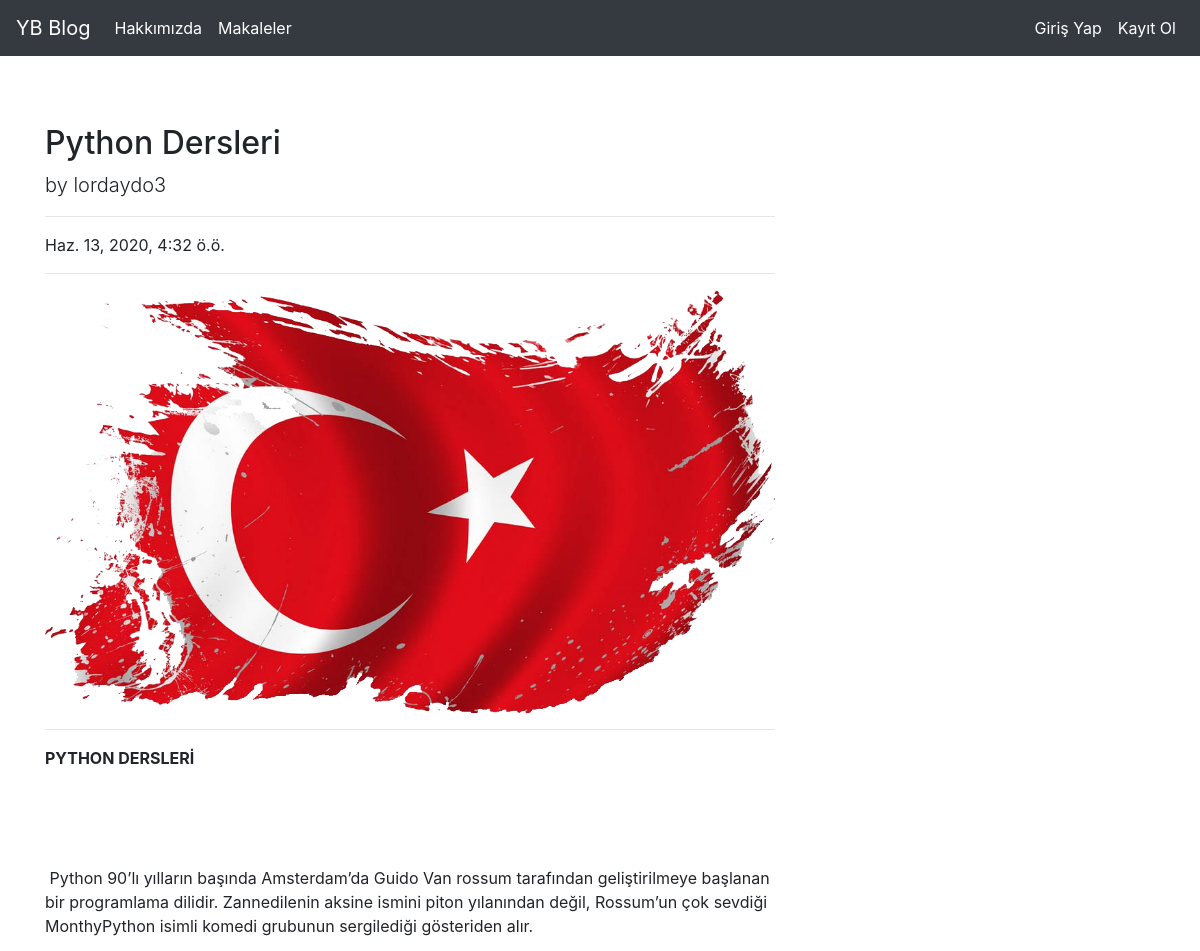
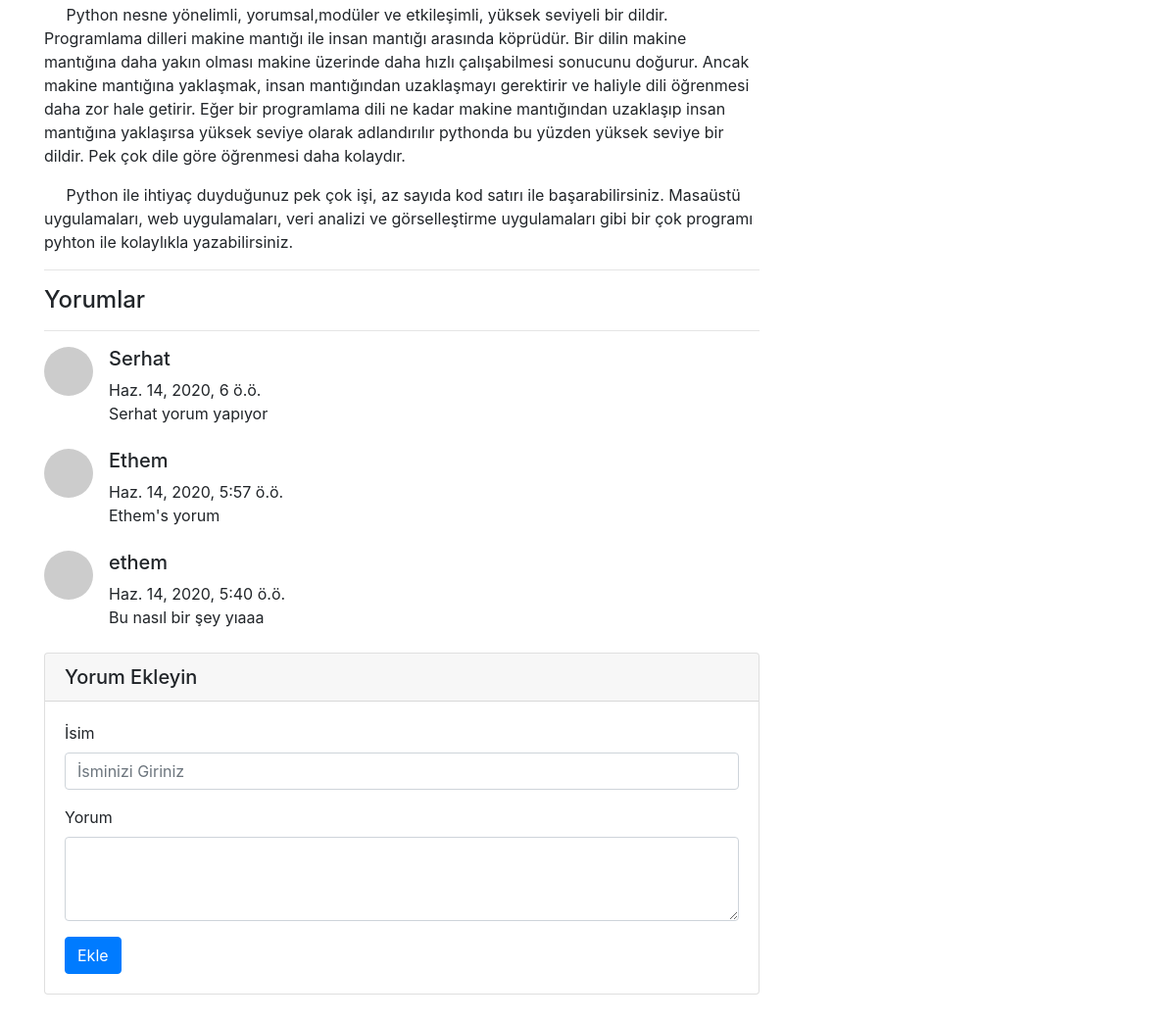
Screenshot of /articles/article/14 with the database file from the repository (2 pictures, top to bottom).
### article/models.py (models this page shows, shortened)
class Article(models.Model):
    author = models.ForeignKey("auth.User",on_delete = models.CASCADE,verbose_name = "Yazar")
    title = models.CharField(max_length= 50,verbose_name= "Başlık")
    content = RichTextField()
    created_date = models.DateTimeField(auto_now_add= True,verbose_name= "Oluşturulma Tarihi")
    article_image = models.FileField(blank = True,null = True,verbose_name="Makaleye Fotoğraf Ekleyin")
    objects = models.Manager()
    class Meta:
        ordering = ['-created_date']

class Comment(models.Model):
    article = models.ForeignKey(Article,on_delete = models.CASCADE,verbose_name = "Makale",related_name= "comments")
    comment_author = models.CharField(max_length= 50,verbose_name= "İsim")
    comment_content = models.CharField(max_length = 200, verbose_name = "Yorum")
    comment_date = models.DateTimeField(auto_now_add=True)
    class Meta:
        ordering = ['-comment_date']

### article/views.py (the view)
# urls.py: path('article/<int:id>',views.detail,name = "detail"),
def detail(request,id):
    article = get_object_or_404(Article,id = id)
    comments = article.comments.all()
    return render(request,"detail.html",{"article":article,"comments":comments})

### templates/detail.html (shortened to what this page needs)
{% extends "layout.html" %}
{% block body %}
 <div class="row">
      <div class="col-lg-8">
        <h2 class="mt-4">{{article.title}}</h2>
        <p class="lead">
          by
          {{article.author.username}}
        </p>
        <hr>
        <p>{{article.created_date}}</p>
        <hr>
        {% if article.article_image %}
            <img class="img-fluid rounded" src="{{article.article_image.url}}" alt="">
        {% endif %}
        <hr>
        <p class="lead">
            {{article.content|safe}}
        </p>
        <hr>
        <h4>Yorumlar</h4>
        <hr>
        {% if comments %}
          {% for comment in comments  %}
            <div class="media mb-4">
              <img class="d-flex mr-3 rounded-circle" src="http://placehold.it/50x50" alt="">
              <div class="media-body">
              <h5 class="mt-0">{{comment.comment_author}}</h5>
              {{comment.comment_date}} <br>
              {{comment.comment_content}}
              </div>
            </div>
          {% endfor %}
        {% else %}
        <div class = "alert alert-danger">
          Bu makaleye herhangi bir yorum yazılmamış,ilk yorum yapan siz olun!
        </div>
        {% endif %}
        <div class="card my-4">
            <h5 class="card-header">Yorum Ekleyin</h5>
            <div class="card-body">
              <form  method = "post" action = "{% url 'article:comment' article.id %}">
                <div class="form-group">
                  <label for="formGroupExampleInput">İsim</label>
                  <input name = "comment_author" type="text" class="form-control" id="formGroupExampleInput" placeholder="İsminizi Giriniz">
                </div>
                <div class="form-group">
                  <label for="formGroupExampleInput">Yorum</label>
                  <textarea name = "comment_content" class="form-control" rows="3"></textarea>
                </div>
                <button type="submit" class="btn btn-primary">Ekle</button>
              </form>
          </div>
      </div>
      </div>
    </div>
{% endblock body %}

### rows the page displays
Article: title "Python Dersleri", author.username "lordaydo3", created_date "Haz. 13, 2020, 4:32 ö.ö.", article_image (picture), content "PYTHON DERSLERİ Python 90’lı yılların başında Amsterdam’da Guido Van rossum tarafından geliştirilmeye başlanan bir programlama dilidir. Zannedilenin aksine ismini piton yılanından değil, Rossum’un çok sevdiği MonthyPython isimli komedi grubunun sergilediği gösteriden alır. Python nesne yönelimli, yorumsal,modüler ve etkileşimli, yüksek seviyeli bir dildir. Programlama dilleri makine mantığı ile insan mantığı arasında köprüdür. Bir dilin makine mantığına daha yakın olması makine üzerinde daha hızlı çalışabilmesi sonucunu doğurur. Ancak makine mantığına yaklaşmak, insan mantığından uzaklaşmayı gerektirir ve haliyle dili öğrenmesi daha zor hale getirir. Eğer bir programlama dili ne kadar…"
Comment: comment_author "Serhat", comment_date "Haz. 14, 2020, 6 ö.ö.", comment_content "Serhat yorum yapıyor"
Comment: comment_author "Ethem", comment_date "Haz. 14, 2020, 5:57 ö.ö.", comment_content "Ethem's yorum"
Comment: comment_author "ethem", comment_date "Haz. 14, 2020, 5:40 ö.ö.", comment_content "Bu nasıl bir şey yıaaa"
